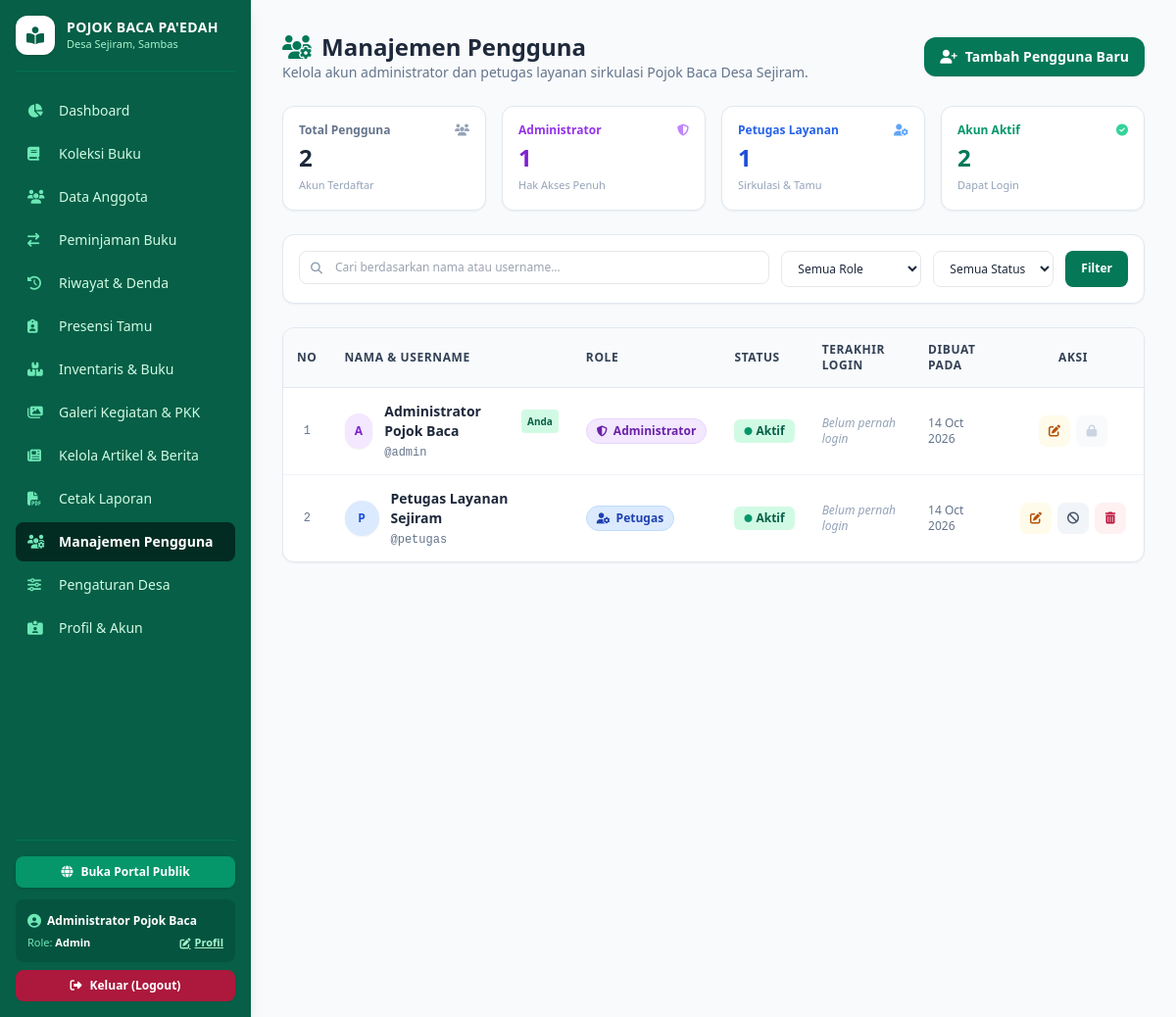
The page /pengguna.php (signed in) on the database its author committed.
### tables this page shows
CREATE TABLE IF NOT EXISTS `pengaturan` (
  `id` INT AUTO_INCREMENT PRIMARY KEY,
  `nama_instansi` VARCHAR(150) NOT NULL,
  `desa` VARCHAR(100) NOT NULL,
  `kabupaten` VARCHAR(100) NOT NULL,
  `alamat` TEXT NOT NULL,
  `jam_operasional` VARCHAR(100) NOT NULL DEFAULT '08.00 - 16.00 WIB',
  `durasi_pinjam_hari` INT NOT NULL DEFAULT 7,
  `denda_per_hari` INT NOT NULL DEFAULT 1000,
  `jabatan_kades` VARCHAR(100) NOT NULL DEFAULT 'Kepala Desa Sejiram',
  `nama_kades` VARCHAR(100) NOT NULL DEFAULT '',
  `nama_pengelola` VARCHAR(100) NOT NULL
);

CREATE TABLE IF NOT EXISTS `pengguna` (
  `id` INT AUTO_INCREMENT PRIMARY KEY,
  `nama_lengkap` VARCHAR(100) NOT NULL,
  `username` VARCHAR(50) UNIQUE NOT NULL,
  `password` VARCHAR(255) NOT NULL,
  `role` ENUM('admin', 'petugas') NOT NULL DEFAULT 'petugas',
  `status` ENUM('aktif', 'nonaktif') NOT NULL DEFAULT 'aktif',
  `terakhir_login` DATETIME NULL,
  `created_at` TIMESTAMP DEFAULT CURRENT_TIMESTAMP
);

### pengguna.php (the view, shortened to what the rows shown need)
<?php
require_once __DIR__ . '/config/database.php';
$sql = "SELECT * FROM pengguna WHERE 1=1";
$params = [];
$sql .= " ORDER BY id ASC";
$stmtList = $pdo->prepare($sql);
$stmtList->execute($params);
$daftarPengguna = $stmtList->fetchAll();
require_once __DIR__ . '/includes/header.php';
?>
<div class="flex flex-col md:flex-row justify-between items-start md:items-center gap-4 mb-6">
    <div>
        <h2 class="text-2xl font-bold text-slate-800 flex items-center gap-2.5">
            <i class="fa-solid fa-users-gear text-emerald-700"></i> Manajemen Pengguna
        </h2>
    </div>
</div>
<div class="bg-white rounded-xl shadow-sm border border-slate-200 overflow-hidden">
    <div class="overflow-x-auto">
        <table class="w-full text-left text-sm">
            <thead class="bg-slate-50 text-slate-700 font-semibold border-b border-slate-200 text-xs uppercase tracking-wider">
                <tr>
                    <th class="p-3.5 w-12 text-center">No</th>
                    <th class="p-3.5">Nama & Username</th>
                    <th class="p-3.5">Role</th>
                    <th class="p-3.5">Status</th>
                    <th class="p-3.5">Terakhir Login</th>
                    <th class="p-3.5">Dibuat Pada</th>
                    <th class="p-3.5 text-center w-36">Aksi</th>
                </tr>
            </thead>
            <tbody class="divide-y divide-slate-100">
                <?php if (empty($daftarPengguna)): ?>
                <tr>
                    <td colspan="7" class="p-8 text-center text-slate-400">
                        <i class="fa-solid fa-user-slash text-3xl mb-2 text-slate-300 block"></i>
                        Tidak ada data pengguna yang sesuai kriteria pencarian.
                    </td>
                </tr>
                <?php else:
                    $no = 1;
                    foreach ($daftarPengguna as $usr):
                        $isSelf = ($usr['id'] === (int)$_SESSION['user_id']);
                ?>
                <tr class="hover:bg-slate-50 transition">
                    <td class="p-3.5 text-center text-xs text-slate-500 font-mono"><?= $no++ ?></td>
                    <td class="p-3.5">
                        <div class="flex items-center gap-3">
                            <div class="w-9 h-9 rounded-full <?= $usr['role'] === 'admin' ? 'bg-purple-100 text-purple-700' : 'bg-blue-100 text-blue-700' ?> flex items-center justify-center font-bold text-xs shadow-sm">
                                <?= strtoupper(substr($usr['nama_lengkap'], 0, 1)) ?>
                            </div>
                            <div>
                                <div class="font-bold text-slate-800 text-xs sm:text-sm flex items-center gap-1.5">
                                    <?= e($usr['nama_lengkap']) ?>
                                    <?php if ($isSelf): ?>
                                    <span class="text-[10px] bg-emerald-100 text-emerald-800 font-semibold px-1.5 py-0.5 rounded">Anda</span>
                                    <?php endif; ?>
                                </div>
                                <span class="text-xs font-mono text-slate-500">@<?= e($usr['username']) ?></span>
                            </div>
                        </div>
                    </td>
                    <td class="p-3.5">
                        <?php if ($usr['role'] === 'admin'): ?>
                        <span class="inline-flex items-center gap-1.5 text-xs px-2.5 py-1 rounded-full font-bold bg-purple-100 text-purple-800 border border-purple-200">
                            <i class="fa-solid fa-shield-halved text-[11px]"></i> Administrator
                        </span>
                        <?php else: ?>
                        <span class="inline-flex items-center gap-1.5 text-xs px-2.5 py-1 rounded-full font-bold bg-blue-100 text-blue-800 border border-blue-200">
                            <i class="fa-solid fa-user-gear text-[11px]"></i> Petugas
                        </span>
                        <?php endif; ?>
                    </td>
                    <td class="p-3.5">
                        <?php if ($usr['status'] === 'aktif'): ?>
                        <span class="inline-flex items-center gap-1 text-xs px-2.5 py-1 rounded-md font-semibold bg-emerald-100 text-emerald-800">
                            <i class="fa-solid fa-circle text-[8px] text-emerald-600"></i> Aktif
                        </span>
                        <?php else: ?>
                        <span class="inline-flex items-center gap-1 text-xs px-2.5 py-1 rounded-md font-semibold bg-rose-100 text-rose-800">
                            <i class="fa-solid fa-circle text-[8px] text-rose-600"></i> Nonaktif
                        </span>
                        <?php endif; ?>
                    </td>
                    <td class="p-3.5 text-xs text-slate-600">
                        <?php if (!empty($usr['terakhir_login'])): ?>
                            <span class="font-medium text-slate-700"><?= date('d M Y, H:i', strtotime($usr['terakhir_login'])) ?> WIB</span>
                        <?php else: ?>
                            <span class="text-slate-400 italic">Belum pernah login</span>
                        <?php endif; ?>
                    </td>
                    <td class="p-3.5 text-xs text-slate-500">
                        <?= date('d M Y', strtotime($usr['created_at'])) ?>
                    </td>
                    <td class="p-3.5 text-center">
                        <div class="flex items-center justify-center gap-1.5">
                            <button onclick="bukaModalEdit(<?= htmlspecialchars(json_encode([
                                'id' => $usr['id'],
                                'nama_lengkap' => $usr['nama_lengkap'],
                                'username' => $usr['username'],
                                'role' => $usr['role'],
                                'status' => $usr['status'],
                                'is_self' => $isSelf
                            ])) ?>)" title="Sunting Pengguna" class="w-8 h-8 rounded-lg bg-amber-50 hover:bg-amber-100 text-amber-700 flex items-center justify-center transition">
                                <i class="fa-solid fa-pen-to-square text-xs"></i>
                            </button>
                            <?php if (!$isSelf): ?>
                            <a href="pengguna.php?toggle_status=<?= $usr['id'] ?>" onclick="return confirm('Ubah status akun <?= e($usr['nama_lengkap']) ?> menjadi <?= $usr['status'] === 'aktif' ? 'Nonaktif' : 'Aktif' ?>?')" title="<?= $usr['status'] === 'aktif' ? 'Nonaktifkan Akun' : 'Aktifkan Akun' ?>" class="w-8 h-8 rounded-lg <?= $usr['status'] === 'aktif' ? 'bg-slate-100 hover:bg-slate-200 text-slate-600' : 'bg-emerald-50 hover:bg-emerald-100 text-emerald-700' ?> flex items-center justify-center transition">
                                <i class="fa-solid <?= $usr['status'] === 'aktif' ? 'fa-ban' : 'fa-check' ?> text-xs"></i>
                            </a>
                            <a href="pengguna.php?hapus=<?= $usr['id'] ?>" onclick="return confirm('Apakah Anda yakin ingin menghapus akun pengguna <?= e($usr['nama_lengkap']) ?>? Tindakan ini tidak dapat dibatalkan!')" title="Hapus Pengguna" class="w-8 h-8 rounded-lg bg-rose-50 hover:bg-rose-100 text-rose-700 flex items-center justify-center transition">
                                <i class="fa-solid fa-trash-can text-xs"></i>
                            </a>
                            <?php else: ?>
                            <span class="w-8 h-8 rounded-lg bg-slate-50 text-slate-300 flex items-center justify-center text-xs" title="Akun Sendiri (Terkunci)">
                                <i class="fa-solid fa-lock"></i>
                            </span>
                            <?php endif; ?>
                        </div>
                    </td>
                </tr>
                <?php endforeach; endif; ?>
            </tbody>
        </table>
    </div>
</div>
<?php require_once __DIR__ . '/includes/footer.php'; ?>

### includes/header.php (shortened to what the rows shown need)
<?php
require_once __DIR__ . '/../config/database.php';
$stmtSetting = $pdo->query("SELECT * FROM pengaturan LIMIT 1");
$appSetting = $stmtSetting->fetch() ?: [
    'nama_instansi' => 'Pojok Baca Pa\'edah',
    'desa' => 'Desa Sejiram',
    'kabupaten' => 'Kabupaten Sambas',
    'alamat' => 'Jl. Pendidikan No. 01, Kantor Desa Sejiram',
    'jam_operasional' => '08.00 - 15.30 WIB',
    'durasi_pinjam_hari' => 7,
    'denda_per_hari' => 1000,
    'jabatan_kades' => 'Kepala Desa Sejiram',
    'nama_kades' => '',
    'nama_pengelola' => 'Pengelola Pojok Baca'
];
?>
<!DOCTYPE html>
<html lang="id">
<head>
    <script src="https://cdn.tailwindcss.com"></script>
    <link rel="stylesheet" href="https://cdnjs.cloudflare.com/ajax/libs/font-awesome/6.4.0/css/all.min.css">
</head>
<body class="bg-slate-50 text-slate-800 flex flex-col min-h-screen font-sans">
    <div class="flex flex-1">
        <aside class="w-64 bg-emerald-800 text-white flex-shrink-0 min-h-screen p-4 no-print flex flex-col justify-between shadow-lg">
            <div>
                <div class="flex items-center gap-3 pb-4 border-b border-emerald-700/80 mb-5">
                    <div>
                        <h1 class="font-bold text-sm tracking-wide leading-tight">POJOK BACA PA'EDAH</h1>
                        <p class="text-[11px] text-emerald-200"><?= e($appSetting['desa']) ?>, Sambas</p>
                    </div>
                </div>
            </div>
        </aside>
        <main class="flex-1 p-6 md:p-8 overflow-x-hidden">

### rows shown on the page
pengaturan: desa "Desa Sejiram"
pengguna: nama_lengkap "A", nama_lengkap "Administrator Pojok Baca", shows "Anda", username "admin", role "admin" (drawn), status "aktif" (drawn), shows "Belum pernah login", created_at "14 Oct 2026"
pengguna: nama_lengkap "P", nama_lengkap "Petugas Layanan Sejiram", username "petugas", role "petugas" (drawn), status "aktif" (drawn), shows "Belum pernah login", created_at "14 Oct 2026"

### other values the page prints
$_SESSION['user_nama'] "Administrator Pojok Baca"
$_SESSION['user_role'] "Admin"
$totalUser "2"
$totalAdmin "1"
$totalPetugas "1"
$totalAktif "2"
